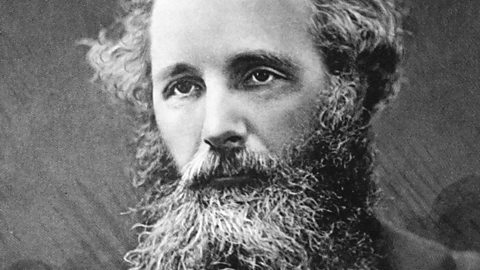
#> input picture object.jpg, 480 x 270 px
$ python 5.py
#> lines starting #> are read from the running program, lines starting #| are printed output that depends on the picture
# Write a computer program that imports an image file (the ‘object’) and then computes
# the locations of the pixel coordinates that constitute a virtual image in a plane mirror.
# Use this information to plot the virtual image.
import matplotlib.pyplot as plt
import matplotlib.cbook as cbook
import numpy as np
import os
import math

c = 299792458 #m/s

with cbook.get_sample_data(os.getcwd() + "/object.jpg") as image_file:
    image = plt.imread(image_file)
#> image is the input picture: shape (270, 480, 3); min 0, max 255, mean 113.9

fig, ax = plt.subplots()
x = 0.5
y = 2
w = 1
h = 0.5625
ax.imshow(image, extent=(x, x+w, y, y+h))

ax.imshow(image, extent=(-x, -x-w, y, y+h))

def on_press(event):
    global x, y, w, h, image, fig, ax
    print('press', event.key)
    match event.key:
        case "left":
            x -= 0.1
        case "right":
            x += 0.1
        case "up":
            y += 0.1
        case "down":
            y -= 0.1
    print(x, y)
    plt.cla()
    plt.plot(np.array([0, 0]), np.array([-10, 10]))
    plt.xlim(-2.5, 2.5)
    plt.ylim(0, 5)
    plt.grid()
    ax.imshow(image, extent=(x, x+w, y, y+h))
    ax.imshow(image, extent=(-x, -x-w, y, y+h))
    plt.show()

fig.canvas.mpl_connect('key_press_event', on_press)

plt.plot(np.array([0, 0]), np.array([-10, 10]))
plt.xlim(-2.5, 2.5)
plt.ylim(0, 5)
plt.grid()
plt.show()
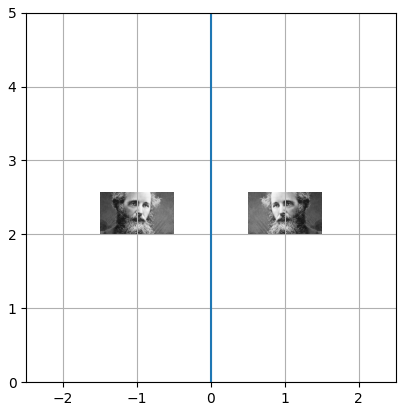
#> figure drawn by matplotlib, 1 panel
